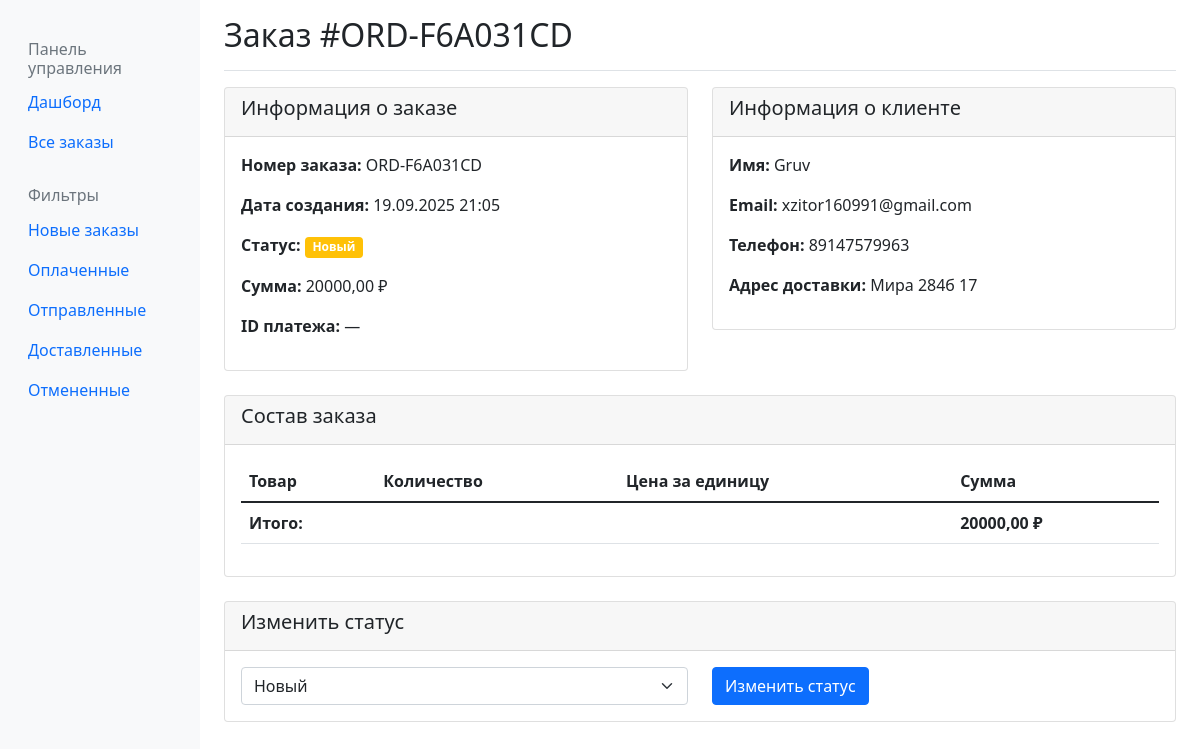
Page /orders-admin/orders/2/ (signed in) on the committed database.
### orders/models.py (models this page shows, shortened)
class Order(models.Model):
    STATUS_CHOICES = [
        ('new', 'Новый'),
        ('paid', 'Оплачен'),
        ('shipped', 'Отправлен'),
        ('delivered', 'Доставлен'),
        ('cancelled', 'Отменен'),
    ]
    order_number = models.CharField(max_length=20, unique=True, verbose_name="Номер заказа")
    customer_name = models.CharField(max_length=100, verbose_name="Имя клиента")
    customer_email = models.EmailField(verbose_name="Email клиента")
    customer_phone = models.CharField(max_length=20, verbose_name="Телефон клиента")
    delivery_address = models.TextField(verbose_name="Адрес доставки")
    total_amount = models.DecimalField(max_digits=10, decimal_places=2, verbose_name="Сумма заказа")
    status = models.CharField(max_length=20, choices=STATUS_CHOICES, default='new', verbose_name="Статус")
    created_at = models.DateTimeField(auto_now_add=True, verbose_name="Дата создания")
    updated_at = models.DateTimeField(auto_now=True, verbose_name="Дата обновления")
    payment_id = models.CharField(max_length=100, blank=True, verbose_name="ID платежа")
    class Meta:
        verbose_name = "Заказ"
        verbose_name_plural = "Заказы"
        ordering = ['-created_at']

### orders_admin/views.py (the view)
# urls.py: path('orders/<int:order_id>/', views.order_detail, name='order_detail'),
@login_required
@user_passes_test(is_admin)
def order_detail(request, order_id):
    order = get_object_or_404(Order, id=order_id)
    context = {
        'order': order,
    }
    return render(request, 'orders_admin/order_detail.html', context)

### orders_admin/views.py (called while the page is built)
def is_admin(user):
    return user.is_staff

### orders_admin/templates/orders_admin/order_detail.html (shortened to what this page needs)
{% extends 'orders_admin/base.html' %}
{% load math_extras %}
{% block page_title %}Заказ #{{ order.order_number }}{% endblock %}
{% block content %}
<div class="row">
    <div class="col-md-6">
        <div class="card">
            <div class="card-header">
                <h5>Информация о заказе</h5>
            </div>
            <div class="card-body">
                <p><strong>Номер заказа:</strong> {{ order.order_number }}</p>
                <p><strong>Дата создания:</strong> {{ order.created_at|date:"d.m.Y H:i" }}</p>
                <p><strong>Статус:</strong>
                    <span class="badge bg-{% if order.status == 'new' %}warning{% elif order.status == 'paid' %}success{% elif order.status == 'shipped' %}info{% elif order.status == 'delivered' %}primary{% else %}secondary{% endif %}">
                        {{ order.get_status_display }}
                    </span>
                </p>
                <p><strong>Сумма:</strong> {{ order.total_amount }} ₽</p>
                <p><strong>ID платежа:</strong> {{ order.payment_id|default:"—" }}</p>
            </div>
        </div>
    </div>
    <div class="col-md-6">
        <div class="card">
            <div class="card-header">
                <h5>Информация о клиенте</h5>
            </div>
            <div class="card-body">
                <p><strong>Имя:</strong> {{ order.customer_name }}</p>
                <p><strong>Email:</strong> {{ order.customer_email }}</p>
                <p><strong>Телефон:</strong> {{ order.customer_phone }}</p>
                <p><strong>Адрес доставки:</strong> {{ order.delivery_address }}</p>
            </div>
        </div>
    </div>
</div>
<div class="row mt-4">
    <div class="col-12">
        <div class="card">
            <div class="card-header">
                <h5>Состав заказа</h5>
            </div>
            <div class="card-body">
                <div class="table-responsive">
                    <table class="table">
                        <thead>
                            <tr>
                                <th>Товар</th>
                                <th>Количество</th>
                                <th>Цена за единицу</th>
                                <th>Сумма</th>
                            </tr>
                        </thead>
                        <tfoot>
                            <tr>
                                <th colspan="3">Итого:</th>
                                <th>{{ order.total_amount }} ₽</th>
                            </tr>
                        </tfoot>
                    </table>
                </div>
            </div>
        </div>
    </div>
</div>
<div class="row mt-4">
    <div class="col-12">
        <div class="card">
            <div class="card-header">
                <h5>Изменить статус</h5>
            </div>
            <div class="card-body">
                <form method="post" action="{% url 'orders_admin:change_order_status' order.id %}">
                    <div class="row">
                        <div class="col-md-6">
                            <select name="status" class="form-select">
                                {% for value, display in order.STATUS_CHOICES %}
                                    <option value="{{ value }}" {% if value == order.status %}selected{% endif %}>
                                        {{ display }}
                                    </option>
                                {% endfor %}
                            </select>
                        </div>
                        <div class="col-md-6">
                            <button type="submit" class="btn btn-primary">Изменить статус</button>
                        </div>
                    </div>
                </form>
            </div>
        </div>
    </div>
</div>
{% endblock %}

### rows in the picture
Order: order_number "ORD-F6A031CD", created_at "19.09.2025 21:05", status "Новый", total_amount "20000,00", payment_id "—", customer_name "Gruv", customer_email "xzitor160991@gmail.com", customer_phone "89147579963", delivery_address "Мира 284б 17"
